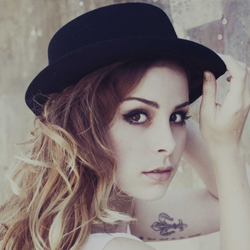
#> input picture 08_opencv_histogramViewer/img/photo.jpg, 250 x 250 px
$ python app.py
#> lines starting #> are read from the running program, lines starting #| are printed output that depends on the picture
import cv2
import numpy as np
from mpl_toolkits.mplot3d import Axes3D
from matplotlib import pyplot as plt

img = cv2.imread('img/photo.jpg')
#> img is the input picture: shape (250, 250, 3); mean B, G, R 116.9, 118.5, 128.3
hsv = cv2.cvtColor(img,cv2.COLOR_BGR2HSV)
#> hsv: shape (250, 250, 3); mean H, S, V 67.2, 50.3, 131.3

channels = [0,1] #0:Hue, 1:Satu, 2:Value
hbin , sbin = 64,12
bins = [hbin,sbin] # H:180, S:256
ranges = [0,180, 0, 256] #Hue(0,180), Saturation(0,256)
hist = cv2.calcHist([hsv],channels,None, bins, ranges)

fig = plt.figure()
ax = fig.add_subplot(111, projection='3d')
# ax = fig.add_subplot(111)

xsize, zsize = hist.shape #180, 256
#> xsize = 64; zsize = 12

colors = [cv2.cvtColor(np.uint8([[[int(i), 255, 1]]]), cv2.COLOR_HSV2RGB) for i in np.linspace(0,180, hbin)]

for c, i in zip(colors, range(xsize)):
    xs = np.arange(zsize)
    ys = hist[i]
    z = i
    cs = [c[0,0,:].tolist()] * len(xs)
    ax.bar(xs, ys, zs=z, zdir='y', color=cs, alpha=0.8)
#> this loop made 64 passes
#> ys on passes 1 to 12: [473, 612, 385, 565, 155, 2, 0, 0, 0, 0, 0, 0], [148, 722, 394, 509, 198, 4, 0, 0, 0, 0, 0, 0], [210, 658, 442, 486, 255, 0, 0, 0, 0, 0, 0, 0], [186, 937, 426, 560, 173, 2, 0, 0, 0, 0, 0, 0], [1053, 572, 538, 715, 114, 1, 0, 0, 0, 0, 0, 0], [490, 1231, 565, 345, 23, 0, 0, 0, 0, 0, 0, 0], [221, 1394, 794, 292, 0, 0, 0, 0, 0, 0, 0, 0], [3167, 2570, 310, 37, 0, 0, 0, 0, 0, 0, 0, 0], [960, 1003, 75, 0, 0, 0, 0, 0, 0, 0, 0, 0], [3108, 2717, 11, 0, 0, 0, 0, 0, 0, 0, 0, 0], [1761, 36, 0, 0, 0, 0, 0, 0, 0, 0, 0, 0], [246, 112, 0, 0, 0, 0, 0, 0, 0, 0, 0, 0]

ax.set_xlabel('S : Saturation')
ax.set_ylabel('H : Hue')
ax.set_zlabel('P')
plt.show()
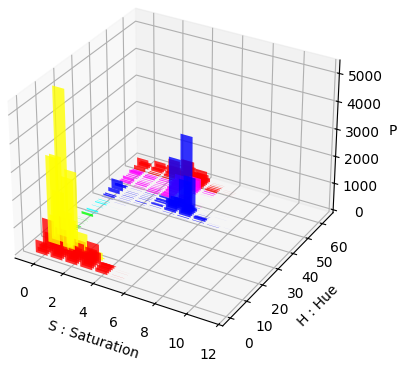
#> figure drawn by matplotlib, 1 panel
